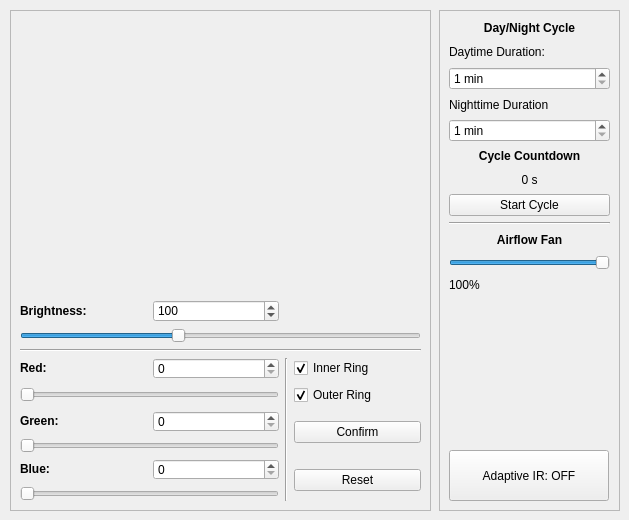
    <widget class="QWidget" name="tab">
     <attribute name="title">
      <string>LIGHTING</string>
     </attribute>
     <widget class="QFrame" name="lighting_control_frame">
      <property name="geometry">
       <rect>
        <x>10</x>
        <y>10</y>
        <width>421</width>
        <height>501</height>
       </rect>
      </property>
      <property name="frameShape">
       <enum>QFrame::StyledPanel</enum>
      </property>
      <property name="frameShadow">
       <enum>QFrame::Raised</enum>
      </property>
      <widget class="QWidget" name="gridLayoutWidget_16">
       <property name="geometry">
        <rect>
         <x>10</x>
         <y>290</y>
         <width>401</width>
         <height>201</height>
        </rect>
       </property>
       <layout class="QGridLayout" name="gridLayout_16">
        <item row="7" column="3" rowspan="2">
         <widget class="QPushButton" name="lighting_reset_pushButton">
          <property name="text">
           <string>Reset</string>
          </property>
         </widget>
        </item>
        <item row="2" column="0" colspan="4">
         <widget class="Line" name="line_19">
          <property name="orientation">
           <enum>Qt::Horizontal</enum>
          </property>
         </widget>
        </item>
        <item row="3" column="1">
         <widget class="QSpinBox" name="lighting_red_spinBox">
          <property name="maximum">
           <number>255</number>
          </property>
         </widget>
        </item>
        <item row="4" column="3">
         <widget class="QCheckBox" name="lighting_outer_ring_checkBox">
          <property name="text">
           <string>Outer Ring</string>
          </property>
          <property name="checked">
           <bool>true</bool>
          </property>
         </widget>
        </item>
        <item row="4" column="0" colspan="2">
         <widget class="QSlider" name="lighting_red_horizontalSlider">
          <property name="maximum">
           <number>255</number>
          </property>
          <property name="orientation">
           <enum>Qt::Horizontal</enum>
          </property>
          <property name="tickPosition">
           <enum>QSlider::NoTicks</enum>
          </property>
          <property name="tickInterval">
           <number>10</number>
          </property>
         </widget>
        </item>
        <item row="6" column="0" colspan="2">
         <widget class="QSlider" name="lighting_green_horizontalSlider">
          <property name="maximum">
           <number>255</number>
          </property>
          <property name="orientation">
           <enum>Qt::Horizontal</enum>
          </property>
          <property name="tickPosition">
           <enum>QSlider::NoTicks</enum>
          </property>
          <property name="tickInterval">
           <number>10</number>
          </property>
         </widget>
        </item>
        <item row="7" column="0">
         <widget class="QLabel" name="lighting_blue_label">
          <property name="text">
           <string>&lt;html&gt;&lt;head/&gt;&lt;body&gt;&lt;p&gt;&lt;span style=&quot; font-weight:700;&quot;&gt;Blue:&lt;/span&gt;&lt;/p&gt;&lt;/body&gt;&lt;/html&gt;</string>
          </property>
         </widget>
        </item>
        <item row="5" column="0">
         <widget class="QLabel" name="lighting_green_label">
          <property name="text">
           <string>&lt;html&gt;&lt;head/&gt;&lt;body&gt;&lt;p&gt;&lt;span style=&quot; font-weight:700;&quot;&gt;Green:&lt;/span&gt;&lt;/p&gt;&lt;/body&gt;&lt;/html&gt;</string>
          </property>
         </widget>
        </item>
        <item row="5" column="1">
         <widget class="QSpinBox" name="lighting_green_spinBox">
          <property name="maximum">
           <number>255</number>
          </property>
         </widget>
        </item>
        <item row="8" column="0" colspan="2">
         <widget class="QSlider" name="lighting_blue_horizontalSlider">
          <property name="maximum">
           <number>255</number>
          </property>
          <property name="orientation">
           <enum>Qt::Horizontal</enum>
          </property>
          <property name="tickPosition">
           <enum>QSlider::NoTicks</enum>
          </property>
          <property name="tickInterval">
           <number>10</number>
          </property>
         </widget>
        </item>
        <item row="0" column="1">
         <widget class="QSpinBox" name="lighting_brightness_spinBox">
          <property name="maximum">
           <number>255</number>
          </property>
          <property name="value">
           <number>100</number>
          </property>
         </widget>
        </item>
        <item row="7" column="1">
         <widget class="QSpinBox" name="lighting_blue_spinBox">
          <property name="maximum">
           <number>255</number>
          </property>
         </widget>
        </item>
        <item row="3" column="3">
         <widget class="QCheckBox" name="lighting_inner_ring_checkBox">
          <property name="text">
           <string>Inner Ring</string>
          </property>
          <property name="checked">
           <bool>true</bool>
          </property>
         </widget>
        </item>
        <item row="3" column="0">
         <widget class="QLabel" name="lighting_red_label">
          <property name="text">
           <string>&lt;html&gt;&lt;head/&gt;&lt;body&gt;&lt;p&gt;&lt;span style=&quot; font-weight:700;&quot;&gt;Red:&lt;/span&gt;&lt;/p&gt;&lt;/body&gt;&lt;/html&gt;</string>
          </property>
         </widget>
        </item>
        <item row="0" column="0">
         <widget class="QLabel" name="label_22">
          <property name="text">
           <string>&lt;html&gt;&lt;head/&gt;&lt;body&gt;&lt;p&gt;&lt;span style=&quot; font-weight:700;&quot;&gt;Brightness:&lt;/span&gt;&lt;/p&gt;&lt;/body&gt;&lt;/html&gt;</string>
          </property>
          <property name="alignment">
           <set>Qt::AlignLeading|Qt::AlignLeft|Qt::AlignVCenter</set>
          </property>
         </widget>
        </item>
        <item row="5" column="3" rowspan="2">
         <widget class="QPushButton" name="lighting_confirm_pushButton">
          <property name="text">
           <string>Confirm</string>
          </property>
         </widget>
        </item>
        <item row="3" column="2" rowspan="6">
         <widget class="Line" name="line_20">
          <property name="orientation">
           <enum>Qt::Vertical</enum>
          </property>
         </widget>
        </item>
        <item row="1" column="0" colspan="4">
         <widget class="QSlider" name="lighting_brightness_horizontalSlider">
          <property name="maximum">
           <number>255</number>
          </property>
          <property name="value">
           <number>100</number>
          </property>
          <property name="orientation">
           <enum>Qt::Horizontal</enum>
          </property>
          <property name="tickPosition">
           <enum>QSlider::NoTicks</enum>
          </property>
          <property name="tickInterval">
           <number>10</number>
          </property>
         </widget>
        </item>
       </layout>
      </widget>
      <widget class="QLabel" name="label">
       <property name="geometry">
        <rect>
         <x>70</x>
         <y>10</y>
         <width>280</width>
         <height>280</height>
        </rect>
       </property>
       <property name="text">
        <string/>
       </property>
       <property name="pixmap">
        <pixmap>../_image/lighting-01.png</pixmap>
       </property>
       <property name="scaledContents">
        <bool>true</bool>
       </property>
      </widget>
     </widget>
     <widget class="QFrame" name="frame_13">
      <property name="geometry">
       <rect>
        <x>439</x>
        <y>10</y>
        <width>181</width>
        <height>501</height>
       </rect>
      </property>
      <property name="frameShape">
       <enum>QFrame::StyledPanel</enum>
      </property>
      <property name="frameShadow">
       <enum>QFrame::Raised</enum>
      </property>
      <widget class="QWidget" name="gridLayoutWidget_17">
       <property name="geometry">
        <rect>
         <x>10</x>
         <y>10</y>
         <width>161</width>
         <height>273</height>
        </rect>
       </property>
       <layout class="QGridLayout" name="gridLayout_17">
        <item row="3" column="0">
         <widget class="QLabel" name="label_24">
          <property name="text">
           <string>Nighttime Duration</string>
          </property>
         </widget>
        </item>
        <item row="0" column="0">
         <widget class="QLabel" name="label_18">
          <property name="text">
           <string>&lt;html&gt;&lt;head/&gt;&lt;body&gt;&lt;p align=&quot;center&quot;&gt;&lt;span style=&quot; font-weight:700;&quot;&gt;Day/Night Cycle&lt;/span&gt;&lt;/p&gt;&lt;/body&gt;&lt;/html&gt;</string>
          </property>
         </widget>
        </item>
        <item row="8" column="0">
         <widget class="QPushButton" name="lighting_start_cycle_pushButton">
          <property name="sizePolicy">
           <sizepolicy hsizetype="Expanding" vsizetype="Fixed">
            <horstretch>0</horstretch>
            <verstretch>0</verstretch>
           </sizepolicy>
          </property>
          <property name="text">
           <string>Start Cycle</string>
          </property>
         </widget>
        </item>
        <item row="9" column="0">
         <widget class="Line" name="line_21">
          <property name="orientation">
           <enum>Qt::Horizontal</enum>
          </property>
         </widget>
        </item>
        <item row="7" column="0">
         <widget class="QLabel" name="lighting_cycle_countdown_value_label">
          <property name="text">
           <string>0 s</string>
          </property>
          <property name="alignment">
           <set>Qt::AlignCenter</set>
          </property>
         </widget>
        </item>
        <item row="1" column="0">
         <widget class="QLabel" name="label_23">
          <property name="text">
           <string>Daytime Duration:</string>
          </property>
         </widget>
        </item>
        <item row="2" column="0">
         <widget class="QSpinBox" name="lighting_daytime_duration_spinBox">
          <property name="suffix">
           <string> min</string>
          </property>
          <property name="minimum">
           <number>1</number>
          </property>
          <property name="maximum">
           <number>100000</number>
          </property>
         </widget>
        </item>
        <item row="4" column="0">
         <widget class="QSpinBox" name="lighting_nighttime_duration_spinBox">
          <property name="suffix">
           <string> min</string>
          </property>
          <property name="minimum">
           <number>1</number>
          </property>
          <property name="maximum">
           <number>100000</number>
          </property>
         </widget>
        </item>
        <item row="6" column="0">
         <widget class="QLabel" name="label_19">
          <property name="text">
           <string>&lt;html&gt;&lt;head/&gt;&lt;body&gt;&lt;p&gt;&lt;span style=&quot; font-weight:700;&quot;&gt;Cycle Countdown&lt;/span&gt;&lt;/p&gt;&lt;/body&gt;&lt;/html&gt;</string>
          </property>
          <property name="alignment">
           <set>Qt::AlignCenter</set>
          </property>
         </widget>
        </item>
        <item row="11" column="0">
         <widget class="QSlider" name="airflow_horizontalSlider">
          <property name="maximum">
           <number>100</number>
          </property>
          <property name="value">
           <number>100</number>
          </property>
          <property name="orientation">
           <enum>Qt::Horizontal</enum>
          </property>
         </widget>
        </item>
        <item row="10" column="0">
         <widget class="QLabel" name="label_20">
          <property name="text">
           <string>&lt;html&gt;&lt;head/&gt;&lt;body&gt;&lt;p align=&quot;center&quot;&gt;&lt;span style=&quot; font-weight:696;&quot;&gt;Airflow Fan&lt;/span&gt;&lt;/p&gt;&lt;/body&gt;&lt;/html&gt;</string>
          </property>
         </widget>
        </item>
        <item row="12" column="0">
         <widget class="QLabel" name="airflow_value_label">
          <property name="text">
           <string>100%</string>
          </property>
         </widget>
        </item>
       </layout>
      </widget>
      <widget class="QWidget" name="verticalLayoutWidget_3">
       <property name="geometry">
        <rect>
         <x>10</x>
         <y>440</y>
         <width>160</width>
         <height>51</height>
        </rect>
       </property>
       <layout class="QVBoxLayout" name="verticalLayout_4">
        <item>
         <widget class="QPushButton" name="lighting_adaptive_IR_pushButton">
          <property name="sizePolicy">
           <sizepolicy hsizetype="Minimum" vsizetype="Expanding">
            <horstretch>0</horstretch>
            <verstretch>0</verstretch>
           </sizepolicy>
          </property>
          <property name="text">
           <string>Adaptive IR: OFF</string>
          </property>
         </widget>
        </item>
       </layout>
      </widget>
     </widget>
    </widget>
